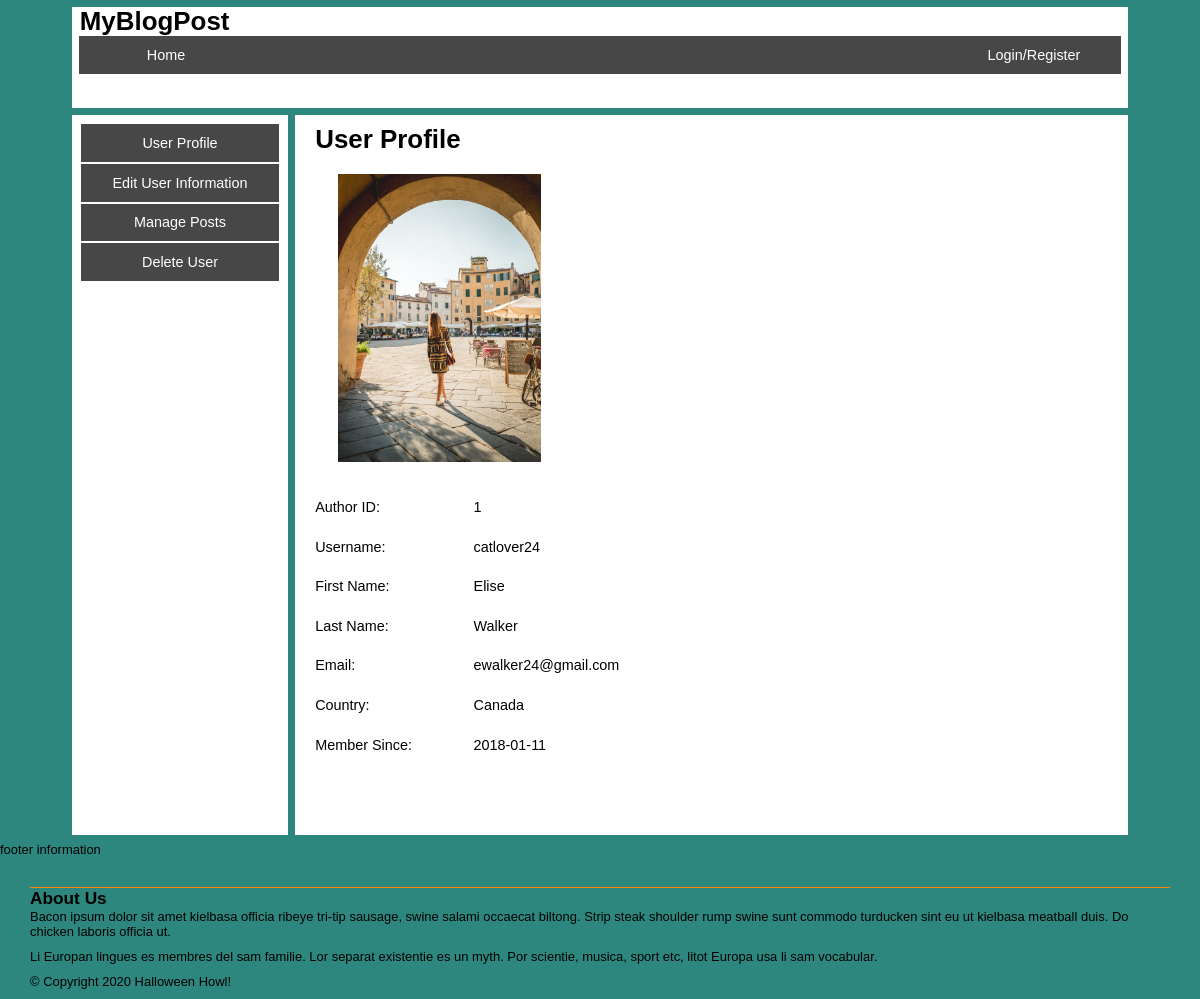
/userinfo.php (signed in), run on the app's committed database.
### tables this page shows
CREATE TABLE `Userinfo` (
	`authorid` INT AUTO_INCREMENT PRIMARY KEY NOT NULL,
	`username` VARCHAR(255) NOT NULL,
	`password` VARCHAR(255) NOT NULL, 
	`firstname` VARCHAR(255) NOT NULL,
	`lastname` VARCHAR(255) NOT NULL,
	`email` VARCHAR(255) NOT NULL,
	`country` VARCHAR(255),
	`imageURL` VARCHAR(255) DEFAULT "images/default-avatar-icon.png",
	`status` INTEGER DEFAULT 0,
	`joindate` DATE NOT NULL
);

### userinfo.php (the view, shortened to what this page needs)
<!DOCTYPE html>
<html>
<head lang="en">
   <link rel="stylesheet" href="css/style.css" />
</head>
<body>
<header id="masthead">
<?php
	include "header.php";
?>
</header>
<div id="main">
<article id="right-sidebar">
<table>
	<tbody>
		<tr><td><a href="userinfo.php">User Profile</a></td></tr>
		<tr><td><a href="userinfoedit.php">Edit User Information</a></td></tr>
		<tr><td><a href="userinfomanageposts.php">Manage Posts</a></td></tr>
		<tr><td><a href="userinfodelete.php">Delete User</a></td></tr>
	</tbody>
</table>
</article>
<article id="center">
<h1>User Profile</h1>
<?php
include "db_info/db_credentials.php";
$username = $_SESSION["username"];
$connection = mysqli_connect($dbhost, $dbuser, $dbpass, $db);
$error = mysqli_connect_error();
if($error != null){
  $output = "<p>Unable to connect to database!</p>";
  exit($output);
}else{
	$sql = "SELECT * FROM userinfo WHERE username='".$username."'";
	$result = mysqli_query($connection, $sql);
	if ($result) {
		$row = mysqli_fetch_assoc($result);
		echo "<img class=\"resize\" src='".$row["imageURL"]."'/>";
		echo "<table id = \"userinfo\"><tbody>";
		echo "<tr><td>Author ID:</td><td>".$row["authorid"]."</td></tr>";
		echo "<tr><td>Username:</td><td>".$row["username"]."</td></tr>";
		echo "<tr><td>First Name:</td><td>".$row["firstname"]."</td></tr>";
		echo "<tr><td>Last Name:</td><td>".$row["lastname"]."</td></tr>";
		echo "<tr><td>Email:</td><td>".$row["email"]."</td></tr>";
		echo "<tr><td>Country:</td><td>".$row["country"]."</td></tr>";
		echo "<tr><td>Member Since:</td><td>".$row["joindate"]."</td></tr>";
		echo "</tbody></table>";
	}else{
		printf("Error: %s\n", mysqli_error($connection));
		exit();
	}
}
?>
</article>
</div>
<footer>
</footer>
</body>
</html>

### css/style.css (style rules this page uses)
html, body, header, footer, hgroup, nav, article, section, figure, figcaption, h1, h2, h3, ul, li, div, p, img { margin: 0; padding: 0; font-size: 100%; vertical-align: baseline; border: 0; }
body { background-color: #2e877e; width: 100%; }
html { font-family: Tahoma, Helvetica, sans-serif; }
h1 { font-size: 1.8em; white-space: nowrap; }
h2 { font-size: 1.2em; }
p, body { font-size: 0.9em; }
header { background-color: white; margin: 0.5em 5em 0.5em 5em; height: 7em; }
article#right-sidebar { float: left; height: 50em; width: 15em; margin: 0em 0em 0.5em 5em; background-color: white; }
article#center { height: 50em; overflow: auto; margin: 0em 5em 0.5em 20.5em; background-color: white; }
a:link { text-decoration: none }
table { padding: 0.5em; table-layout: fixed; width: 100%; }
td { text-align:center; }
#right-sidebar tbody tr, tfoot tr { background-color: #474747; border: 1pt solid white; width: 13em; }
tbody td, tfoot td { padding: 0.75em; }
#userinfo { width:40%; }
#userinfo td { text-align:left; width:25%; }
article#center h1 { margin: 10px 20px 5px 20px; }
#right-sidebar a { color: white; }
.footer-section { margin: 30px 30px 0px 30px; border-top: solid 1pt #ff8800; }
.footer-section p { margin: 0px 0px 10px 0px; }
.resize { max-width:20em; max-height:20em; margin: 1em 1em 1em 3em; }
#main { width: 100%; }

### data on the page
userinfo: imageURL (picture), authorid "1", username "catlover24", firstname "Elise", lastname "Walker", email "ewalker24@gmail.com", country "Canada", joindate "2018-01-11"
